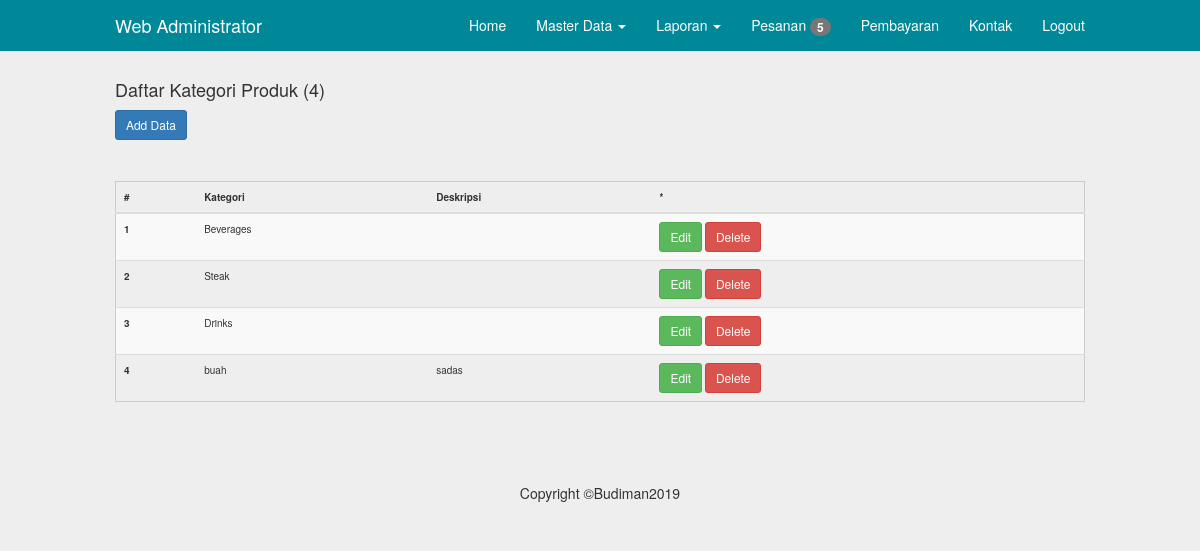
/admin/kategori_produk.php (signed in), run on the app's committed database.
### tables this page shows
CREATE TABLE IF NOT EXISTS `kategori_produk` (
`id` int(3) NOT NULL,
  `nama` varchar(100) NOT NULL,
  `deskripsi` text NOT NULL
);

### inc/config.php (called while the page is built, shortened)
<?php
	$no = 1;
?>

### admin/kategori_produk.php (the view, shortened to what this page needs)
<?php
	include"../inc/config.php";
	include"inc/header.php";
?>
	<div class="container">
		<?php
			$q = mysql_query("select*from kategori_produk");
			$j = mysql_num_rows($q);
		?>
		<h4>Daftar Kategori Produk (<?php echo ($j>0)?$j:0; ?>)</h4>
		<a class="btn btn-sm btn-primary" href="kategori_produk.php?act=create">Add Data</a>
		<hr>
		<table class="table table-striped table-hove">
			<thead>
				<tr>
					<th>#</th>
					<th>Kategori</th>
					<th>Deskripsi</th>
					<th>*</th>
				</tr>
			</thead>
			<tbody>
		<?php while($data=mysql_fetch_object($q)){ ?>
				<tr>
					<th scope="row"><?php echo $no++; ?></th>
					<td><?php echo $data->nama ?></td>
					<td><?php echo $data->deskripsi ?></td>
					<td>
						<a class="btn btn-sm btn-success" href="kategori_produk.php?act=edit&&id=<?php echo $data->id ?>">Edit</a>
						<a class="btn btn-sm btn-danger" href="kategori_produk.php?act=delete&&id=<?php echo $data->id ?>">Delete</a>
					</td>
				</tr>
		<?php } ?>
			</tbody>
		</table>
    </div>
<?php include"inc/footer.php"; ?>

### assets/css/navbar-fixed-top.css (style rules this page uses)
body { padding-top: 70px; }

### assets/css/style.css (style rules this page uses)
@media (min-width: 768px) { .container { width: 750px; } }
@media (min-width: 992px) { .container { width: 970px; } }
@media (min-width: 1200px) { .container { width: 1000px; } }
.table { border:1px solid#CCC; }
table td, table th { padding:10px; font-size: 10px; }
* { transition: all 200ms ease-in-out; }
body { background-color: #EEE; }

### data on the page
kategori_produk: nama "Beverages"
kategori_produk: nama "Steak"
kategori_produk: nama "Drinks"
kategori_produk: nama "buah", deskripsi "sadas"

### other printed values
$totalUnRead "5"
$j "4"
